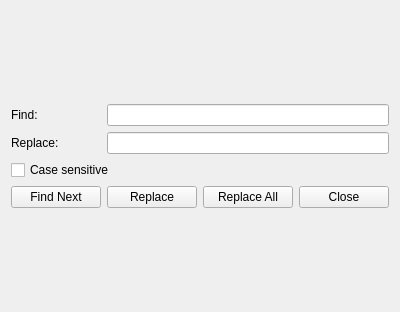
<?xml version="1.0" encoding="UTF-8"?>
<ui version="4.0">
 <class>find_replace_dialog</class>
 <widget class="QWidget" name="find_replace_dialog">
  <property name="geometry">
   <rect>
    <x>0</x>
    <y>0</y>
    <width>400</width>
    <height>312</height>
   </rect>
  </property>
  <property name="windowTitle">
   <string>Find / Replace</string>
  </property>
  <layout class="QGridLayout" name="gridLayout_2">
   <item row="0" column="0">
    <layout class="QGridLayout" name="gridLayout">
     <item row="0" column="0">
      <widget class="QLabel" name="label">
       <property name="text">
        <string>Find:</string>
       </property>
      </widget>
     </item>
     <item row="3" column="0">
      <widget class="QPushButton" name="find_next_button">
       <property name="text">
        <string>Find Next</string>
       </property>
      </widget>
     </item>
     <item row="1" column="0">
      <widget class="QLabel" name="label_2">
       <property name="text">
        <string>Replace:</string>
       </property>
      </widget>
     </item>
     <item row="3" column="1">
      <widget class="QPushButton" name="replace_button">
       <property name="text">
        <string>Replace</string>
       </property>
      </widget>
     </item>
     <item row="3" column="3">
      <widget class="QPushButton" name="close_button">
       <property name="text">
        <string>Close</string>
       </property>
      </widget>
     </item>
     <item row="2" column="0" colspan="2">
      <widget class="QCheckBox" name="case_sensitive_check">
       <property name="text">
        <string>Case sensitive</string>
       </property>
      </widget>
     </item>
     <item row="3" column="2">
      <widget class="QPushButton" name="replace_all_button">
       <property name="text">
        <string>Replace All</string>
       </property>
      </widget>
     </item>
     <item row="1" column="1" colspan="3">
      <widget class="QLineEdit" name="replace_input"/>
     </item>
     <item row="0" column="1" colspan="3">
      <widget class="QLineEdit" name="find_input"/>
     </item>
    </layout>
   </item>
  </layout>
 </widget>
 <resources/>
 <connections/>
</ui>
